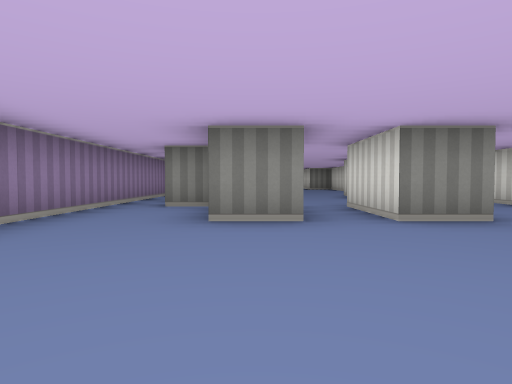
View 1 (above)

17 first-person views from a walk through a cub3D maze. The camera is about half as high as the walls, tilts 2° down and sees 75° across. The floor is counted in squares. Each view is taken from the middle of a square. On the plan, view 1 faces up. The plan holds only what a view shows up to about 9 squares ahead; the rest is blank.

View 2
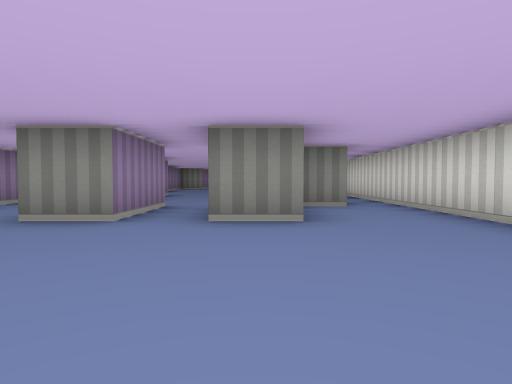

View 3
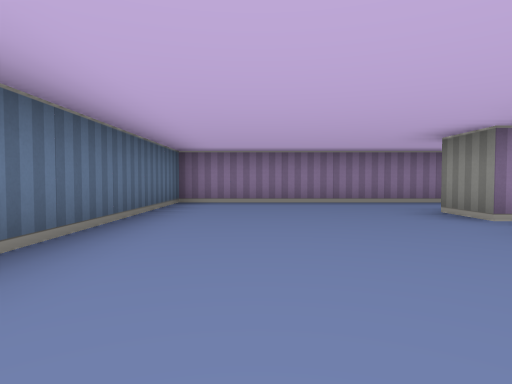

View 4
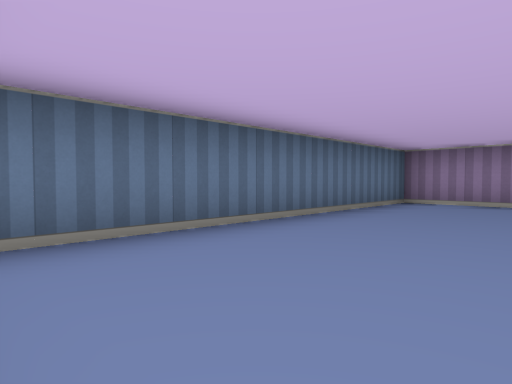

View 5
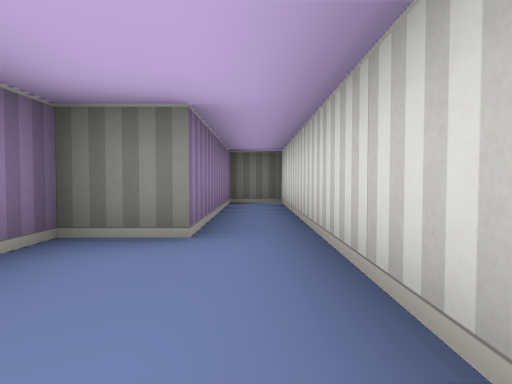

View 6
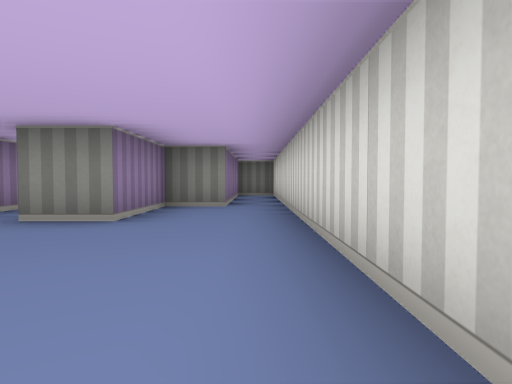

View 7
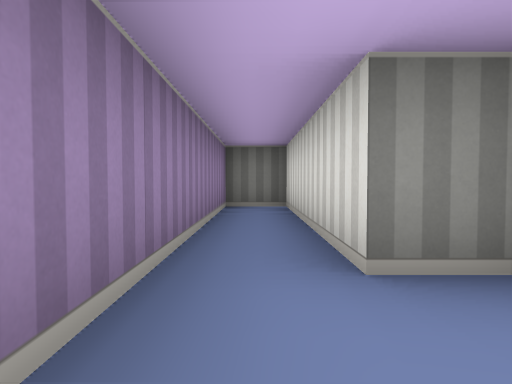

View 8
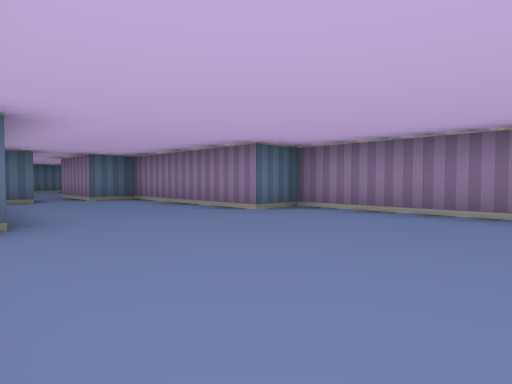

View 9
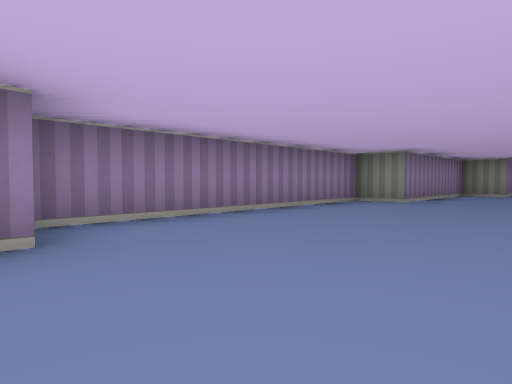

View 10
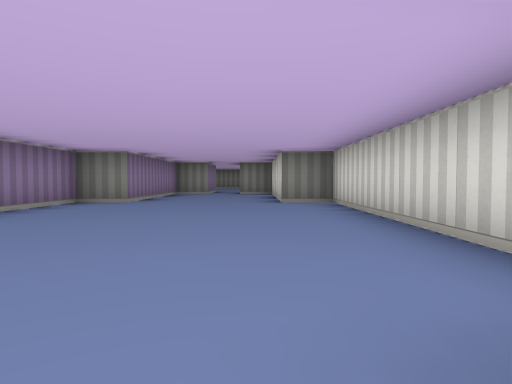

View 11
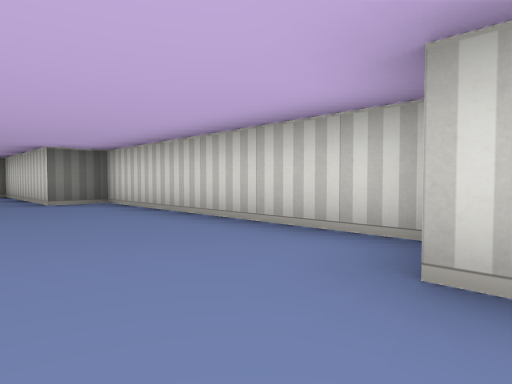

View 12
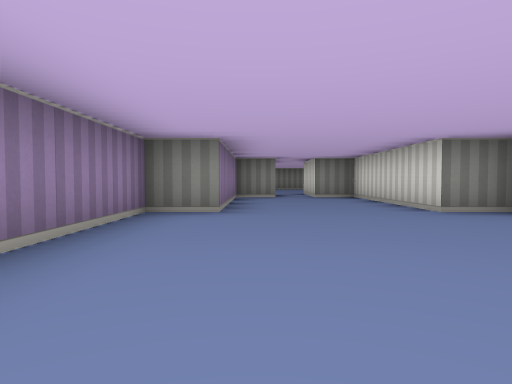

View 13
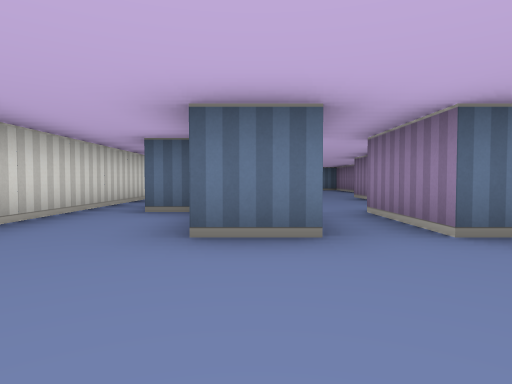

View 14
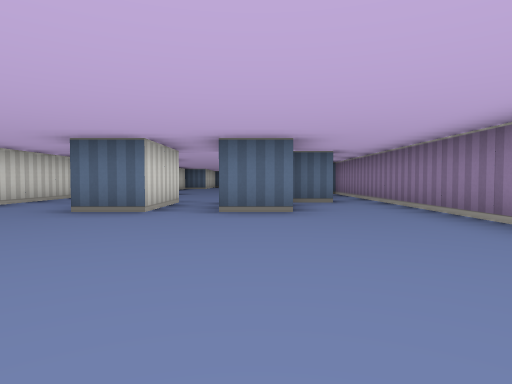

View 15
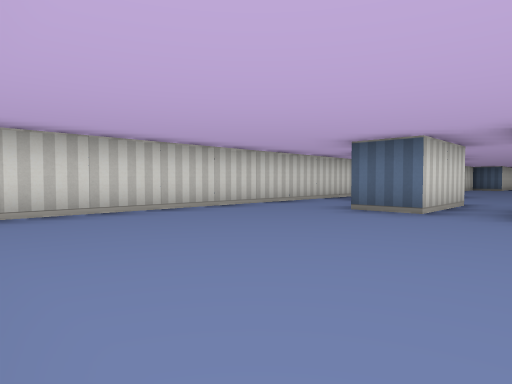

View 16
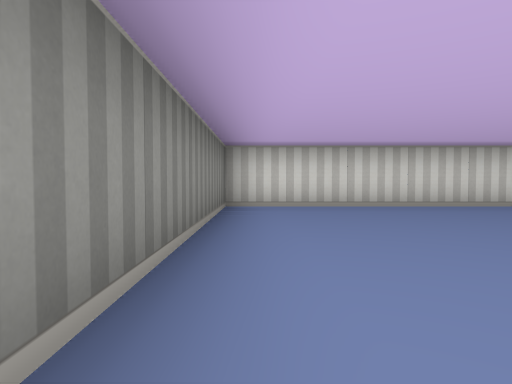

View 17
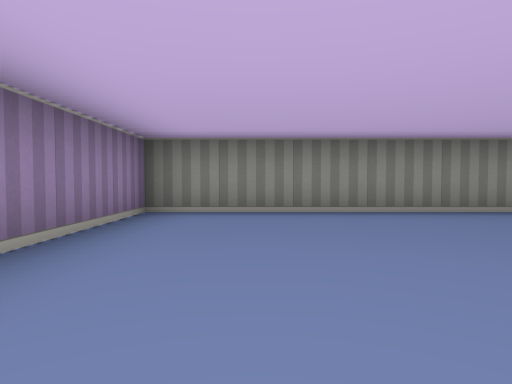

### Floor plan
Points are (right, up) in squares from view 1. A wall is a line through its corners. A room is listed if a view was taken in it or the views show most of it. See-through windows are left out.
Room 1 (views 1, 2, 3, 4, 5, 6, 7)
walls: (0.5, 3.5) (-0.5, 3.5); (-0.8, 5.5) (-1.5, 5.5) (-1.5, 9.5) (-2.5, 9.5) (-2.5, -0.5) (3.8, -0.5); (4.5, 0.6) (4.5, 9.5) (3.5, 9.5) (3.5, 5.5) (2.5, 5.5) (2.5, 3.5) (1.5, 3.5)
ways out: opening at (1, 3) to room 2
Room 2 (views 8, 9, 10, 11, 12)
walls: (3.5, 9.8) (3.5, 15.5) (2.5, 15.5) (2.5, 19.5) (1.5, 19.5); (0.5, 19.5) (-0.5, 19.5) (-0.5, 15.5) (-1.5, 15.5) (-1.5, 9.5) (-0.5, 9.5) (-0.5, 5.5) (0.5, 5.5) (0.5, 3.5); (1.5, 3.5) (1.5, 5.5) (2, 5.5)
ways out: opening at (1, 3) to room 1; opening at (1, 20) to room 3
Room 3 (views 13, 14, 15, 16, 17)
walls: (-0.5, 21.5) (0.5, 21.5) (0.5, 19.5); (1.5, 19.5) (1.5, 21.5) (2.5, 21.5); (2.9, 19.5) (3.5, 19.5); (-1.5, 19.5) (-0.5, 19.5); (4.5, 16.5) (4.5, 26.5) (-2.5, 26.5) (-2.5, 17)
ways out: opening at (1, 20) to room 2

Where each view was taken, in squares from view 1:
view 1: 0 up, 0 right, facing up
view 2: 0 up, 2 right, facing up
view 3: 1 up, 4 right, facing left
view 4: 2 up, 4 right, facing down-left
view 5: 3 up, 4 right, facing up
view 6: 0 up, 4 right, facing up
view 7: 4 up, 2 left, facing up
view 8: 13 up, 3 right, facing down-left
view 9: 9 up, 2 right, facing up-left
view 10: 9 up, 2 right, facing up
view 11: 9 up, 1 right, facing up-right
view 12: 11 up, 0 right, facing up
view 13: 24 up, 2 right, facing down
view 14: 26 up, 0 right, facing down
view 15: 26 up, 0 right, facing down-right
view 16: 26 up, 1 left, facing right
view 17: 22 up, 1 left, facing up
